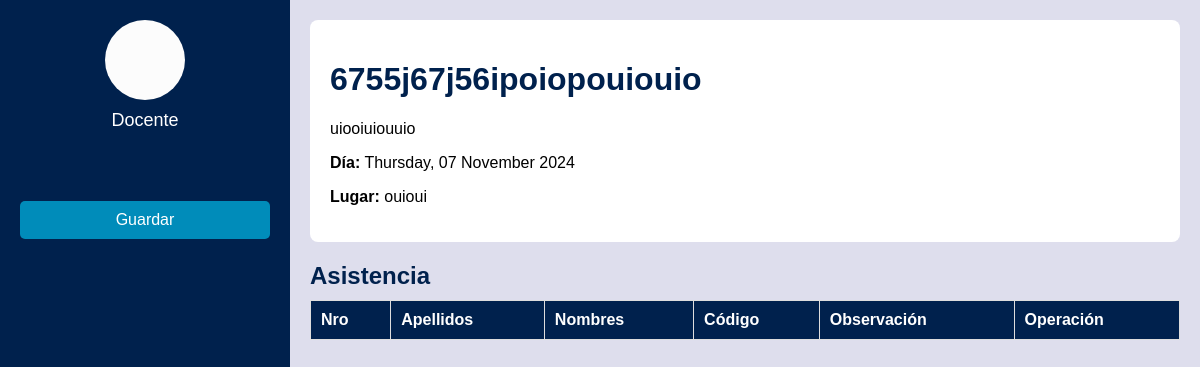
The app's page /asistenciaalumno.php?idEvento=23 with its own data.
### tables this page shows
CREATE TABLE `evento` (
  `idEvento` int(11) NOT NULL,
  `nombreEvento` varchar(100) NOT NULL,
  `fechaIni` date NOT NULL,
  `fechaFin` date NOT NULL,
  `lugar` varchar(100) NOT NULL,
  `idEncarEvento` int(11) DEFAULT NULL,
  `idRegistro` int(11) DEFAULT NULL,
  `imagen` longblob DEFAULT NULL,
  `descripcion` text DEFAULT NULL
);

### asistenciaalumno.php (the view, shortened to what this page needs)
<?php
require './controlador/conexion.php';
$conn = new mysqli($host, $user, $password, $dbname);
if (isset($_GET['idEvento'])) {
    $evento_id = $_GET['idEvento'];
} else {
    die("Evento no encontrado: idEvento no está presente en la URL.");
}
$sql_evento = "SELECT * FROM evento WHERE idEvento = ?";
$stmt_evento = $conn->prepare($sql_evento);
$stmt_evento->bind_param("i", $evento_id);
$stmt_evento->execute();
$result_evento = $stmt_evento->get_result();
if ($result_evento->num_rows > 0) {
    $evento = $result_evento->fetch_assoc();
} else {
    die("Evento no encontrado: No se encontró un evento con idEvento = " . htmlspecialchars($evento_id));
}
?>
<!DOCTYPE html>
<html lang="es">
<head>
    <link rel="stylesheet" href="estilos/asistencia.css">
</head>
<body>
    <div class="container">
        <div class="sidebar">
            <div class="profile">
                <div class="icon"></div>
                <p>Docente</p>
            </div>
            <button class="save-button">Guardar</button>
        </div>
        <main>
            <div class="event-details">
                <h1><?php echo htmlspecialchars($evento['nombreEvento']); ?></h1>
                <p><?php echo htmlspecialchars($evento['descripcion']); ?></p>
                <p><strong>Día:</strong> <?php echo date("l, d F Y", strtotime($evento['fechaIni'])); ?></p>
                <p><strong>Lugar:</strong> <?php echo htmlspecialchars($evento['lugar']); ?></p>
            </div>
            <div class="attendance">
                <h2>Asistencia</h2>
                <table>
                    <thead>
                        <tr>
                            <th>Nro</th>
                            <th>Apellidos</th>
                            <th>Nombres</th>
                            <th>Código</th>
                            <th>Observación</th>
                            <th>Operación</th>
                        </tr>
                    </thead>
                </table>
            </div>
        </main>
    </div>
</body>
</html>

### estilos/asistencia.css (style rules this page uses)
body { font-family: Arial, sans-serif; margin: 0; padding: 0; background-color: #00214D; color: white; }
.container { display: flex; height: 100vh; }
.sidebar { background-color: #00214D; width: 250px; padding: 20px; display: flex; flex-direction: column; justify-content: flex-start; align-items: center; }
.profile { display: flex; flex-direction: column; align-items: center; margin-bottom: 20px; }
.profile .icon { width: 80px; height: 80px; background-color: #fcfcfc; border-radius: 50%; margin-bottom: 10px; }
.profile p { margin: 0; color: white; font-size: 18px; }
.save-button { background-color: #008CBA; border: none; color: white; padding: 10px 20px; text-align: center; text-decoration: none; display: inline-block; font-size: 16px; margin-top: 50px; cursor: pointer; border-radius: 5px; width: 100%; }
main { flex-grow: 1; padding: 20px; background-color: #dedeed; color: black; }
.event-details { background-color: white; padding: 20px; border-radius: 8px; margin-bottom: 20px; }
h1 { color: #00214D; }
h2 { margin-bottom: 10px; color: #00214D; }
.attendance table { width: 100%; border-collapse: collapse; }
.attendance th, .attendance td { border: 1px solid #dddddd; padding: 10px; text-align: left; }
.attendance th { background-color: #00214D; color: white; }

### records on screen
evento: nombreEvento "6755j67j56ipoiopouiouio", descripcion "uiooiuiouuio", fechaIni "Thursday, 07 November 2024", lugar "ouioui"
